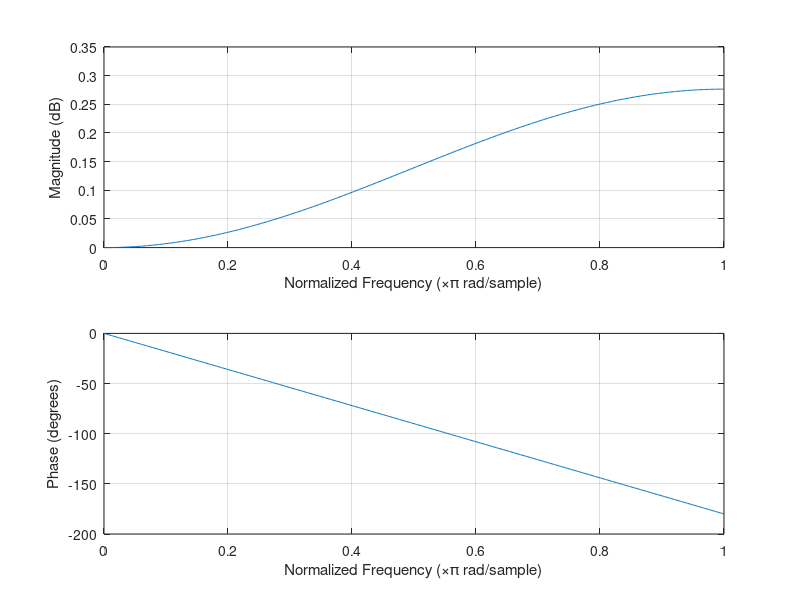

This chart was generated by the following MATLAB code:
wp1 = 0.2;
wp2 = 0.7;
ws1 = 0.3;
ws2 = 0.6;
dels = 0.1;
Fs = 8000;
N1 = -20*log10(dels) - 7.95;
N2 = 14.36 * (ws2 - ws1) * Fs / (2*pi);
N = N1 / N2;
M = max(1, ceil(N));
disp(M)
wc1 = (wp1 + ws1) / 2;
wc2 = (wp2 + ws2) / 2;
disp(wc1)
disp(wc2)
b = fir1(M, [wc1, wc2], 'stop').*kaiser(M);
figure(4);
freqz(b, 1, 512);
